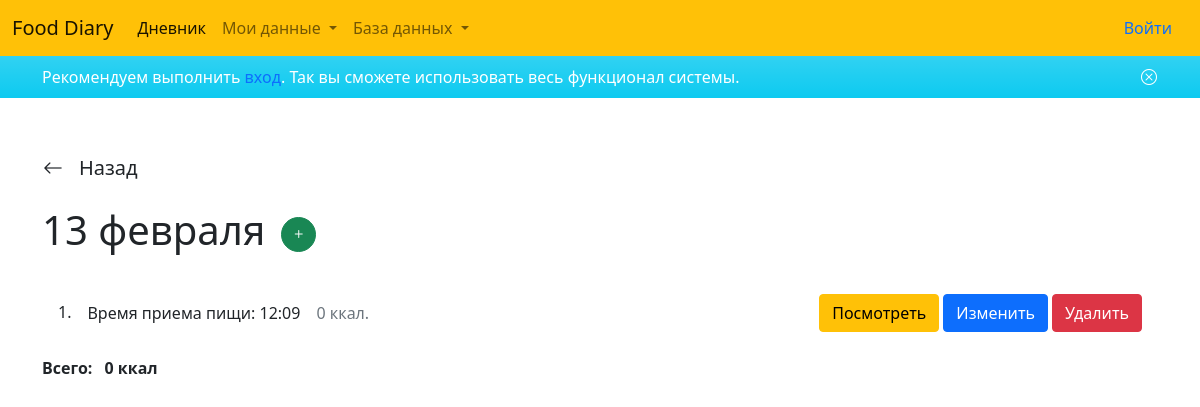
/day/10/, run on an earlier commit of the app's database.
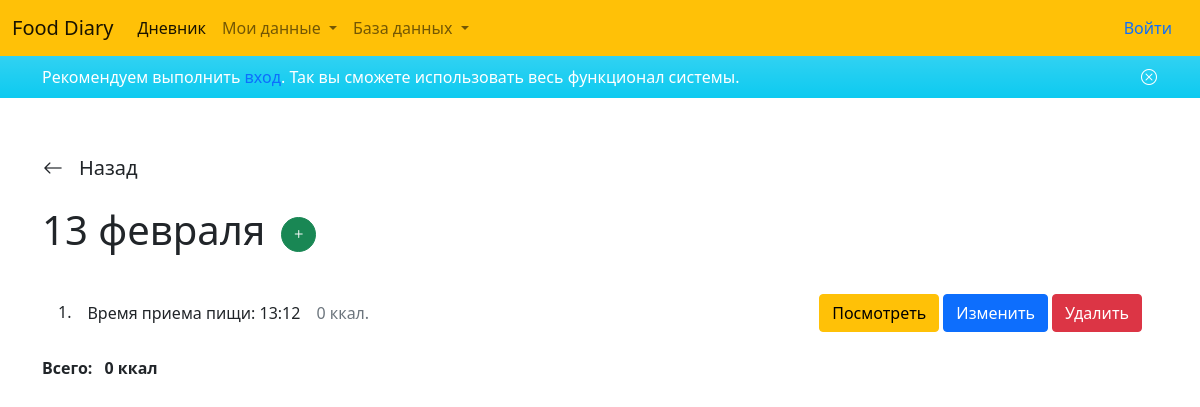
And on a later commit of the database.
### diary/models.py (models this page shows)
class Day(models.Model):
    user = models.ForeignKey(User, null=True, blank=True, related_name='days', on_delete=models.CASCADE)
    date = models.DateField('Дата')
    session_key = models.CharField('Ключ сессии', max_length=40, null=True, blank=True)
    class Meta:
        ordering = ('-date',)

class Meal(models.Model):
    user = models.ForeignKey(User, null=True, blank=True, related_name='meals', on_delete=models.CASCADE)
    session_key = models.CharField('Ключ сессии', max_length=40, null=True, blank=True)
    day = models.ForeignKey(Day, on_delete=models.CASCADE, related_name='meals')
    time = models.TimeField('Время приема пищи', default=timezone.localtime)
    food = models.ManyToManyField('Food', verbose_name='Еда', through='MealFood')
    calories = models.PositiveIntegerField('Калорий всего', default=0)
    class Meta:
        ordering = ('day', 'time')

### diary/views.py (the view)
# urls.py: path('day/<int:id>/', views.DayDetailView.as_view(), name='day_detail'),
class DayDetailView(DetailView):
    template_name = 'diary/days/detail.html'
    def get_object(self):
        return Day.objects.get(id=self.kwargs['id'])
    def get_context_data(self, **kwargs):
        kwargs = super().get_context_data(**kwargs)
        kwargs['form'] = MealForm()
        kwargs['meals'] = kwargs['day'].meals.all()
        kwargs['total_calories'] = kwargs['meals'].aggregate(Sum('calories')).get('calories__sum')
        return kwargs

### diary/templates/diary/days/detail.html (shortened to what this page needs)
{% extends 'base.html' %}
{% block content %}
<main>
    <div class="container">
        <div class="row mt-5">
            <div class="col-12">
                <a href="{% url 'days_list' %}" style="width: fit-content;" class="btn ps-0 mb-3 d-flex align-items-center">
                    <i class="bi bi-arrow-left fs-5"></i>
                    <span class="ms-3 fs-5">Назад</span>
                </a>
            </div>
            <div class="col-12">
                <div class="d-flex align-items-center mb-4">
                    <h1>{{ day.date|date:"j E" }}</h1>
                    <button title="Добавить прием пищи" data-bs-target="#mealModal" data-bs-toggle="modal" class="btn btn-success ms-3 p-1 rounded-circle"
                        style="width: 35px; height: 35px;">
                        <i class="bi bi-plus"></i>
                    </button>
                </div>
            </div>
            <div class="col-12">
                {% if day.meals.count < 1 %}
                    <p>В этом дне пока отсутствуют приемы пищи</p>
                {% else %}
                <ul class="list-group list-group-flush mb-3">
                    {% for meal in meals %}
                        <li
                            class="list-group-item d-flex align-items-center"
                            data-meal-id="{{meal.id}}"
                        >
                            <h6 class="mb-0">{{forloop.counter}}.</h6>
                            <p class="mb-0 ms-3">Время приема пищи: {{meal.time}}</p>
                            <p class="mb-0 ms-3 text-muted">{{meal.calories}} ккал.</p>
                            <a href="#" class="btn btn-warning ms-auto show-meal-info" data-target="#mealInfo">
                                Посмотреть
                            </a>
                            <a href="{% url 'update_meal' meal.id %}" class="btn btn-primary ms-1">
                                Изменить
                            </a>
                            <a href="{% url 'delete_meal' day.id meal.id %}" class="btn btn-danger ms-1">Удалить</a>
                        </li>
                    {% endfor %}
                </ul>
                <p><b>Всего: <span class="ms-2">{{total_calories}} ккал</span></b></p>
                {% endif %}
            </div>
        </div>
    </div>
</main>
{% endblock %}

### diary/templates/base.html (shortened to what this page needs)
<!DOCTYPE html>
<html lang="ru">
<head>
    <link rel="stylesheet" href="https://cdn.jsdelivr.net/npm/bootstrap-icons@1.8.0/font/bootstrap-icons.css">
    <link href="https://cdn.jsdelivr.net/npm/bootstrap@5.1.3/dist/css/bootstrap.min.css" rel="stylesheet"
>
</head>
<body>
    {% include 'includes/header.html' %}
    {% block content %}
    {% endblock %}
</body>
</html>

### diary/templates/includes/header.html (shortened to what this page needs)
<nav class="navbar navbar-light bg-warning navbar-expand-lg">
    <div class="container-fluid">
        <a class="navbar-brand" href="{% url 'days_list' %}">Food Diary</a>
        <div class="collapse navbar-collapse" id="navbarSupportedContent">
            <ul class="navbar-nav me-auto mb-2 mb-lg-0">
                <li class="nav-item">
                    <a class="nav-link active" aria-current="page" href="{% url 'days_list' %}">Дневник</a>
                </li>
                <li class="nav-item dropdown">
                    <a class="nav-link dropdown-toggle" href="#" id="navbarDropdown" role="button"
                        data-bs-toggle="dropdown" aria-expanded="false">
                        Мои данные
                    </a>
                </li>
                <li class="nav-item dropdown">
                    <a class="nav-link dropdown-toggle" href="#" id="navbarDropdown" role="button"
                        data-bs-toggle="dropdown" aria-expanded="false">
                        База данных
                    </a>
                </li>
            </ul>
            {% if request.user.is_authenticated %}
                <div class="nav-item dropdown">
                    <a class="nav-link dropdown-toggle text-dark" href="#" id="navbarDropdown" role="button"
                        data-bs-toggle="dropdown" aria-expanded="false">
                        {{request.user.username}}
                    </a>
                    <ul class="dropdown-menu dropdown-menu-end" aria-labelledby="navbarDropdown">
                        <li><a class="dropdown-item" href="{% url 'profile' %}">Профиль</a></li>
                        <li><a class="dropdown-item" href="#">Another action</a></li>
                        <li>
                            <hr class="dropdown-divider">
                        </li>
                        <li><a class="dropdown-item" href="{% url 'logout' %}">Выйти</a></li>
                    </ul>
                </div>
            {% else %}
                <a href="{% url 'login' %}" class="nav-link nav-item">Войти</a>
            {% endif %}
        </div>
    </div>
</nav>
{% if not request.user.is_authenticated and not request.session.login_recommendation_closed %}
<div class="w-100 py-2 bg-info info bg-gradient">
    <div class="container d-flex align-items-center justify-content-between">
        <p class="m-0 fs-6 text-white">Рекомендуем выполнить <a href="{% url 'login' %}" class="text-decoration-none">вход</a>. Так вы сможете использовать весь функционал системы.</p>
        <button class="info-close btn p-0"><i class="bi bi-x-circle text-white"></i></button>
    </div>
</div>
{% endif %}

What changed in the data, as far as the page shows it:
removed Meal: time "12:09", calories "0"
added Meal: time "13:12", calories "0"
